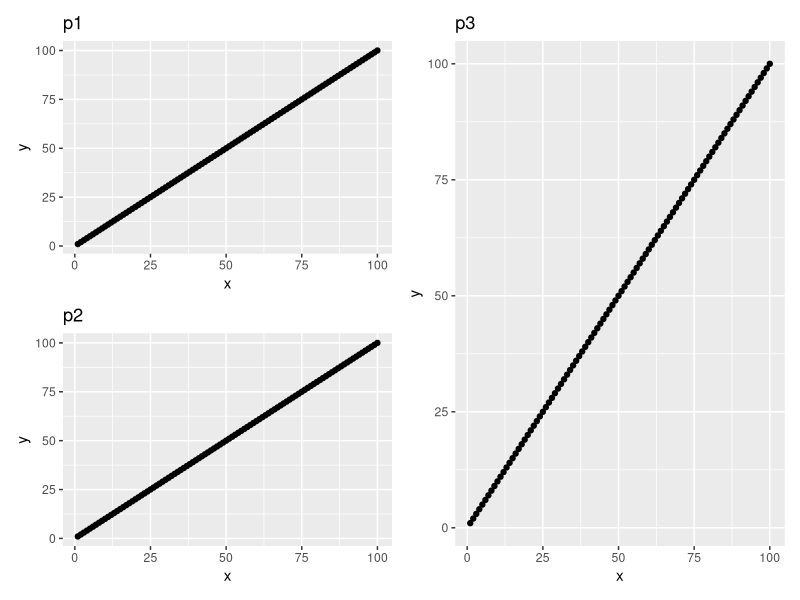
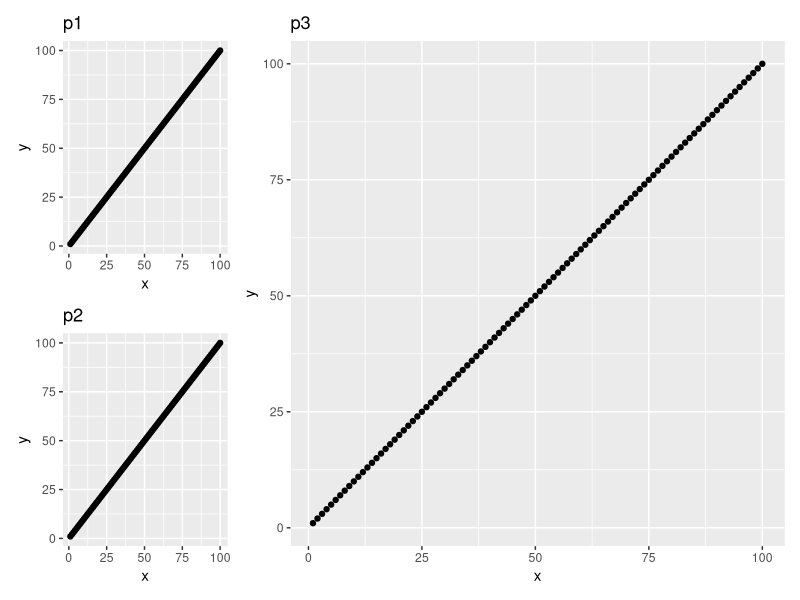
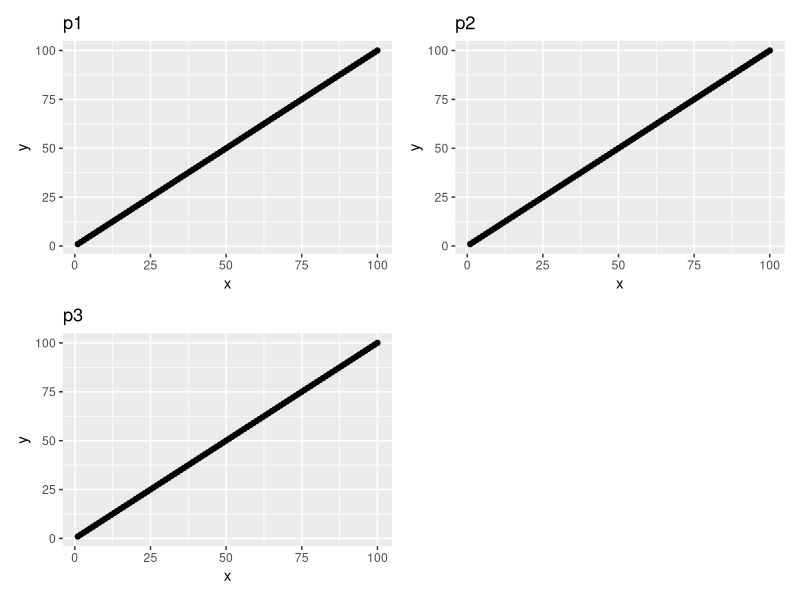

Source code (R) for these figures, in order:
## ---- chunk 1
# Load packages 
knitr::opts_chunk$set(echo = TRUE)
library("tidyverse")
library("patchwork")
## ---- chunk 2
dat <- tibble(x=1:100, y=1:100, type=rep(c("A","B","C","D"), each=25))
p1 <- dat %>% 
    ggplot(aes(x=x, y=y)) +
    geom_point() + 
    labs(title="p1")
p2 <- p1 + labs(title="p2")
p3 <- p1 + labs(title="p3")
## ---- chunk 3
(p1 / p2) | p3
## ---- chunk 4
((p1 / p2) | p3) + plot_layout(widths=c(1,3))
## ---- chunk 5
p1 + p2 + p3 + plot_layout(ncol=2)
## ---- chunk 6
sessionInfo()
